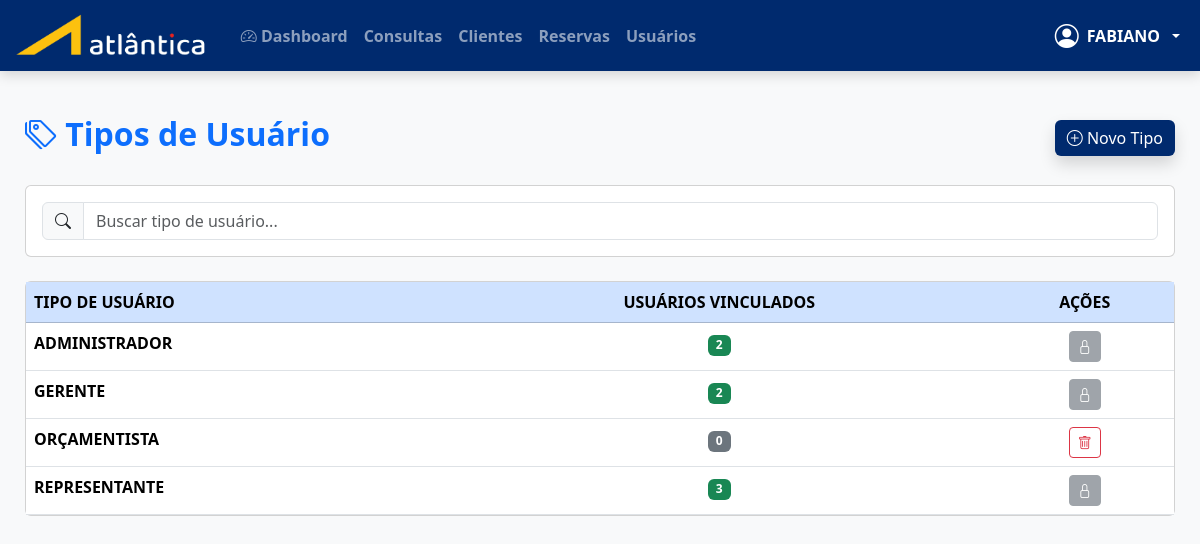
Screenshot of /tipos_usuario (signed in) with the database file from the repository.
### app.py (models this page shows, shortened)
class Usuario(db.Model, UserMixin):
    id = db.Column(db.Integer, primary_key=True)
    nome = db.Column(db.String(100), nullable=False)
    email = db.Column(db.String(100), unique=True, nullable=False)
    telefone = db.Column(db.String(20))
    senha_hash = db.Column(db.String(255), nullable=False)
    tipo_usuario_id = db.Column(db.Integer, db.ForeignKey('tipo_usuario.id'))
    gerente_id = db.Column(db.Integer, db.ForeignKey('usuario.id'))
    nivel_acesso = db.Column(db.Integer, default=10)
    status = db.Column(db.String(10), default='ATIVO')
    tipo = db.relationship('TipoUsuario', backref='usuarios')
    gerente = db.relationship('Usuario', remote_side=[id], uselist=False)

class TipoUsuario(db.Model):
    id = db.Column(db.Integer, primary_key=True)
    tipo_usuario = db.Column(db.String(50), unique=True, nullable=False)

### app.py (the view)
@app.route('/tipos_usuario')
@login_required
@permissao_requerida("Usuários - Listar")  # Quem vê usuários, vê tipos
def tipos_usuario():
    tipos = TipoUsuario.query.order_by(TipoUsuario.tipo_usuario).all()
    return render_template('tipos_usuario/index.html', tipos=tipos)

### app.py (called while the page is built)
def tem_permissao(nivel_necessario=None, funcao=None):
    if current_user.nivel_acesso == 0:  # Admin sempre pode tudo
        return True
    if nivel_necessario is not None and current_user.nivel_acesso > nivel_necessario:
        return False
    if funcao:
        config = Configuracao.query.first()
        if not config or not config.permissoes:
            return False
        try:
            permissoes = json.loads(config.permissoes)
            permissoes_do_nivel = permissoes.get(str(current_user.nivel_acesso), [])
            return funcao in permissoes_do_nivel
        except:
            return False
    return False

def permissao_requerida(funcao=None):
    @wraps(funcao)
    def decorator(f):
        @wraps(f)
        def wrapper(*args, **kwargs):
            if not tem_permissao(funcao=funcao):
                flash('Você não tem permissão para acessar esta função.', 'danger')
                return redirect(url_for('dashboard'))
            return f(*args, **kwargs)
        return wrapper
    return decorator

@login_manager.user_loader
def load_user(id):
    return Usuario.query.get(int(id))

@app.after_request
def after_request(response):
    response.headers["Cache-Control"] = "no-cache, no-store, must-revalidate, public, max-age=0"
    response.headers["Expires"] = "0"
    response.headers["Pragma"] = "no-cache"
    return response

@app.after_request
def add_no_cache(response):
    if request.path.startswith('/reservas'):
        response.headers['Cache-Control'] = 'no-store, no-cache, must-revalidate, max-age=0'
        response.headers['Pragma'] = 'no-cache'
    return response

@app.context_processor
def utility_processor():
    def hoje():
        return date.today()
    return dict(hoje=hoje)

### templates/tipos_usuario/index.html (shortened to what this page needs)
{% extends "base.html" %}
{% block content %}
<div class="d-flex justify-content-between align-items-center mb-4">
    <h2 class="text-primary fw-bold">
        <i class="bi bi-tags"></i> Tipos de Usuário
    </h2>
    <button class="btn btn-primary shadow" onclick="novoTipo()">
        <i class="bi bi-plus-circle"></i> Novo Tipo
    </button>
</div>
<div class="card card-atlantica mb-4">
    <div class="card-body">
        <div class="input-group">
            <span class="input-group-text"><i class="bi bi-search"></i></span>
            <input type="text" class="form-control" placeholder="Buscar tipo de usuário..." id="busca">
        </div>
    </div>
</div>
<div class="card card-atlantica">
    <div class="card-body p-0">
        <div class="table-responsive">
            <table class="table table-hover mb-0" id="tabela">
                <thead class="table-primary">
                    <tr>
                        <th>TIPO DE USUÁRIO</th>
                        <th class="text-center">USUÁRIOS VINCULADOS</th>
                        <th class="text-center">AÇÕES</th>
                    </tr>
                </thead>
                <tbody>
                    {% for t in tipos %}
                    <tr data-id="{{ t.id }}" ondblclick="editarTipo({{ t.id }}, '{{ t.tipo_usuario|escape }}')"
                        style="cursor: pointer;">
                        <td class="text-uppercase fw-bold">{{ t.tipo_usuario }}</td>
                        <td class="text-center">
                            <span class="badge bg-{{ 'success' if t.usuarios|length > 0 else 'secondary' }}">
                                {{ t.usuarios|length }}
                            </span>
                        </td>
                        <td class="text-center">
                            {% if t.usuarios|length == 0 %}
                                <button class="btn btn-sm btn-outline-danger" title="Excluir"
                                        onclick="event.stopPropagation(); excluirTipo({{ t.id }}, '{{ t.tipo_usuario }}')">
                                    <i class="bi bi-trash"></i>
                                </button>
                            {% else %}
                                <button class="btn btn-sm btn-secondary" disabled title="Em uso">
                                    <i class="bi bi-lock"></i>
                                </button>
                            {% endif %}
                        </td>
                    </tr>
                    {% endfor %}
                </tbody>
            </table>
        </div>
    </div>
</div>
{% endblock %}

### templates/base.html (shortened to what this page needs)
<!DOCTYPE html>
<html lang="pt-BR">
<head>
    <link href="https://cdn.jsdelivr.net/npm/bootstrap@5.3.3/dist/css/bootstrap.min.css" rel="stylesheet">
    <link href="https://cdn.jsdelivr.net/npm/bootstrap-icons@1.11.3/font/bootstrap-icons.css" rel="stylesheet">
    <link rel="stylesheet" href="{{ url_for('static', filename='css/style.css') }}">
</head>
<body>
<nav class="navbar navbar-expand-lg navbar-dark navbar-atlantica navbar-fixed">
        <div class="container-fluid">
            <a class="navbar-brand fw-bold d-flex align-items-center" href="{{ url_for('dashboard') if current_user.is_authenticated else url_for('login') }}">
                <img src="{{ url_for('static', filename='img/logo-atlantica.png') }}" alt="Atlântica" height="45" class="me-2">
            </a>
            <div class="collapse navbar-collapse" id="navbarNav">
                <ul class="navbar-nav me-auto">
                    {% if current_user.is_authenticated %}
                        <li class="nav-item">
                            <a class="nav-link" href="{{ url_for('dashboard') }}">
                                <i class="bi bi-speedometer2"></i> Dashboard
                            </a>
                        </li>
                            {% if tem_permissao("Consultas - Listar") and endpoint_existe('consultas') %}
                        <li class="nav-item">
                            <a class="nav-link" href="{{ url_for('consultas') }}">Consultas</a>
                        </li>
                        {% endif %}
                         {% if tem_permissao("Clientes - Listar") and endpoint_existe('clientes') %}
                        <li class="nav-item">
                            <a class="nav-link" href="{{ url_for('clientes') }}">Clientes</a>
                        </li>
                        {% endif %}
                        {% if tem_permissao("Reservas - Listar") and endpoint_existe('reservas') %}
                        <li class="nav-item">
                            <a class="nav-link" href="{{ url_for('reservas') }}">Reservas</a>
                        </li>
                        {% endif %}
                        {% if endpoint_existe('usuarios') %}
                        <li><a class="nav-link" href="{{ url_for('usuarios') }}">Usuários</a></li>
                        {% endif %}
                    {% endif %}
                </ul>
                <ul class="navbar-nav ms-auto align-items-center">
                    {% if current_user.is_authenticated %}
                    <li class="nav-item dropdown">
                        <a class="nav-link dropdown-toggle text-white fw-bold d-flex align-items-center gap-2" href="#" data-bs-toggle="dropdown">
                            <i class="bi bi-person-circle fs-4"></i>
                            <div class="text-start">
                                <div>{{ current_user.nome.split()[0] }}</div>
                            </div>
                        </a>
                    </li>
                    {% else %}
                    <li class="nav-item">
                        <a class="nav-link" href="{{ url_for('login') }}">Entrar</a>
                    </li>
                    {% endif %}
                </ul>
            </div>
        </div>
    </nav>
    <div class="main-content">
        {% block content %}{% endblock %}
    </div>
</body>
</html>

### static/css/style.css (style rules this page uses)
:root { --azul-atlantica: #003087; --azul-claro: #005eb8; --cinza-claro: #f5f5f5; }
body { font-family: 'Roboto', sans-serif; background: var(--cinza-claro); }
.navbar { background: var(--azul-atlantica); }
.btn-primary { background: var(--azul-atlantica); border: none; }
.table { background: white; }
.text-uppercase { text-transform: uppercase; }

### templates/base.html (style rules this page uses)
:root { --azul-atlantica: #003087; }
body { background: #f8f9fa; font-family: 'Segoe UI', sans-serif; }
.navbar-fixed { position: fixed; top: 0; left: 0; right: 0; z-index: 1030; box-shadow: 0 4px 12px rgba(0,0,0,0.15); }
.main-content { margin-top: 90px; padding: 25px; }
.nav-link { font-weight: 600; transition: all 0.2s; }
:root { --azul-atlantica: #002A6E; }
.navbar-atlantica { background: var(--azul-atlantica) !important; }

### rows the page displays
Usuario: nome "FABIANO"
TipoUsuario: tipo_usuario "ADMINISTRADOR", usuarios|length "2"
TipoUsuario: tipo_usuario "GERENTE", usuarios|length "2"
TipoUsuario: tipo_usuario "ORÇAMENTISTA", usuarios|length "0"
TipoUsuario: tipo_usuario "REPRESENTANTE", usuarios|length "3"
